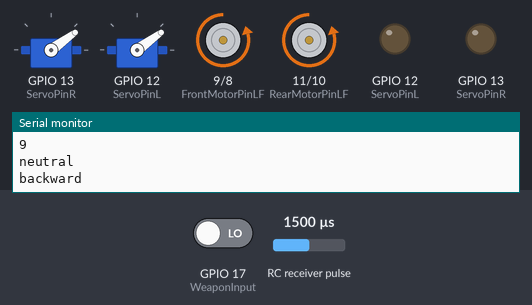
A sketch run on a simulated ESP32-S3. On the bench: 2 × servo, motor-driver pin pairs drawn as motors (green arrow = first pin HIGH = forward, orange = second pin HIGH = backward, longer = more drive), output pins drawn as LEDs (lit = HIGH), the last lines printed to the serial monitor. Wiring (inferred from the names in the program): RC receiver channel: data GPIO 7. The inputs (shaded band) are chosen by the test bench; at power-on: RC receiver pulse 1500 µs, GPIO 17 (WeaponInput) LOW. Servo pulses on a pin are drawn as a servo (544–2400 µs = 0–180°).

Above: at 1.2 s.
1.3 s: RC receiver pulse (sensor on GPIO 7) set to 1788 µs
2.8 s: RC receiver pulse (sensor on GPIO 7) set to 1808 µs
At 4.1 s:
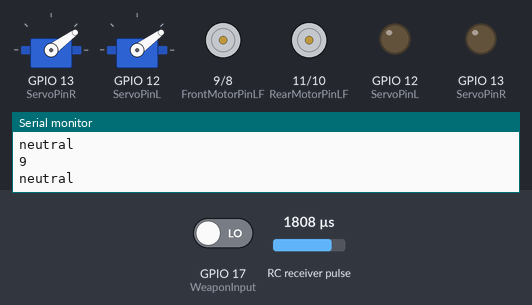
4.4 s: RC receiver pulse (sensor on GPIO 7) set to 1020 µs
At 5.5 s:
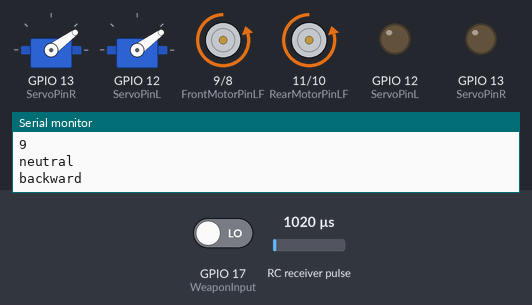
6.0 s: RC receiver pulse (sensor on GPIO 7) set to 1980 µs
At 6.8 s:
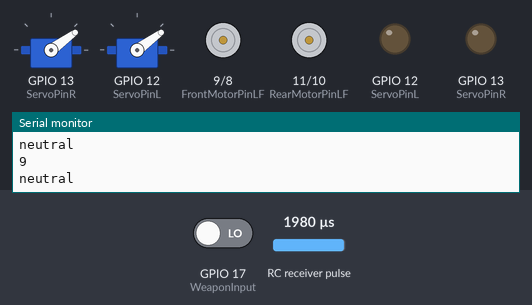
Timing chart, 0 to 8.6 s (numbered marks = the images above; inputs shaded):
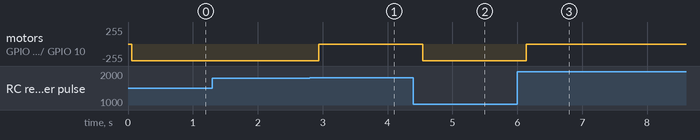

Measured:
- the behaviour switches between 1799 and 1800 µs on RC receiver pulse (sensor on GPIO 7) (found by bisection; images 0 and 1)
- after the input at 2.8 s, motor on GPIO 9 (FrontMotorPinLF) / GPIO 8 (FrontMotorPinLB), motor on GPIO 11 (RearMotorPinLF) / GPIO 10 (RearMotorPinLB): backward 249/255 → stopped after 0.14 s
- after the input at 4.4 s, motor on GPIO 9 (FrontMotorPinLF) / GPIO 8 (FrontMotorPinLB), motor on GPIO 11 (RearMotorPinLF) / GPIO 10 (RearMotorPinLB): stopped → backward 249/255 after 0.14 s
- after the input at 6.0 s, motor on GPIO 9 (FrontMotorPinLF) / GPIO 8 (FrontMotorPinLB), motor on GPIO 11 (RearMotorPinLF) / GPIO 10 (RearMotorPinLB): backward 249/255 → stopped after 0.14 s

The sketch:

Bob-SumoBot-Code.ino
```cpp
const int brightness = 27;
const int LED_PIN = 48;

const int WeaponInput = 17;
const int ServoPinR = 13;
const int ServoPinL = 12;
int WeaponVal = 0;

const int frequencyWeapons = 50;
const int resolutionWeapons = 14;
const int frequencyMotor = 1000;
const int resolutionMotor = 10;
const int RearMotorPinLF = 11;
const int FrontMotorPinLF = 9;
const int RearMotorPinLB = 10;
const int FrontMotorPinLB = 8;
const int ThrottleInput = 7;
int ThrottleVal = 0;

int getPWM(int pin)
{
  int highTime = pulseIn(pin, HIGH, 50000UL);  // 50 millisecond timeout
  int lowTime = pulseIn(pin, LOW, 50000UL);  // 50 millisecond timeout
  if((highTime == 0) || (lowTime == 0)){
    return 9;
  }else{
    // pulseIn() returns zero on timeout
    return (100 * highTime) / (highTime + lowTime);  // highTime as percentage of total cycle time
  }
}

void setup()
{
  Serial.begin(115200);
  ledcAttach(RearMotorPinLF, frequencyMotor, resolutionMotor);
  ledcAttach(FrontMotorPinLF, frequencyMotor, resolutionMotor);
  ledcAttach(RearMotorPinLB, frequencyMotor, resolutionMotor);
  ledcAttach(FrontMotorPinLB, frequencyMotor, resolutionMotor);
  ledcAttach(ServoPinR, frequencyWeapons, resolutionWeapons);
  ledcAttach(ServoPinL, frequencyWeapons, resolutionWeapons);
  pinMode(ThrottleInput, INPUT);
  pinMode(WeaponInput, INPUT);
}

void loop()
{
  ThrottleVal = getPWM(ThrottleInput);
  if(ThrottleVal > 9){
    rgbLedWrite(LED_PIN, 0, 255, 0); //forward is green
    Serial.println("forward");
    ledcWrite(RearMotorPinLF, 1000);
    ledcWrite(FrontMotorPinLF, 1000);
    ledcWrite(RearMotorPinLB, 0);
    ledcWrite(FrontMotorPinLB, 0);
  }else if(ThrottleVal < 9){
    rgbLedWrite(LED_PIN, 255, 0, 0); //backward is red
    Serial.println("backward");
    ledcWrite(RearMotorPinLF, 0);
    ledcWrite(FrontMotorPinLF, 0);
    ledcWrite(RearMotorPinLB, 1000);
    ledcWrite(FrontMotorPinLB, 1000);
  }else{
    rgbLedWrite(LED_PIN, 0, 0, 255); //neutral is blue
    ledcWrite(RearMotorPinLF, 0);
    ledcWrite(FrontMotorPinLF, 0);
    ledcWrite(RearMotorPinLB, 0);
    ledcWrite(FrontMotorPinLB, 0);
  }

  WeaponVal = getPWM(WeaponInput);
  Serial.println(WeaponVal);
  if(WeaponVal == 11){
    Serial.println("down");
    ledcWrite(ServoPinR, 500);
    ledcWrite(ServoPinL, 1000);
  }else if(WeaponVal == 8){
    Serial.println("up");
    ledcWrite(ServoPinR, 1000);
    ledcWrite(ServoPinL, 500);
  }else{
    Serial.println("neutral");
    ledcWrite(ServoPinR, 750);
    ledcWrite(ServoPinL, 750);
  }
  delay(10);

}
```
